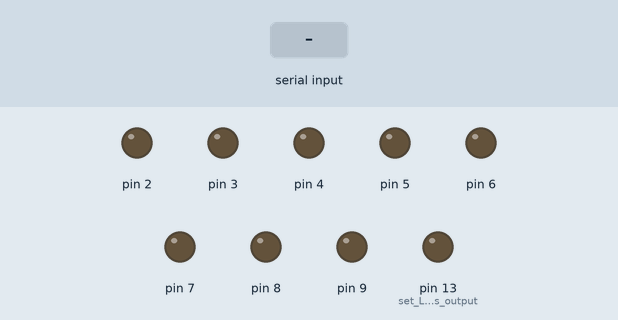
Simulated run of this sketch. Board: Arduino Uno, built with avr-gcc and run on an emulated ATmega328P. Parts: output pins drawn as LEDs (lit = HIGH). The inputs (shaded band) are chosen by the test bench.

Above: at 1.2 s.
1.3 s: byte 30 received over Serial
At 1.9 s:
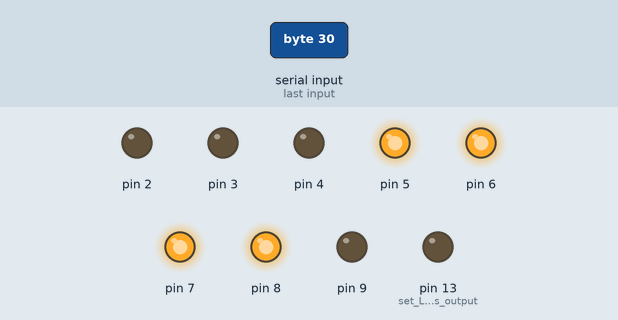
2.8 s: byte 90 received over Serial
At 4.0 s:
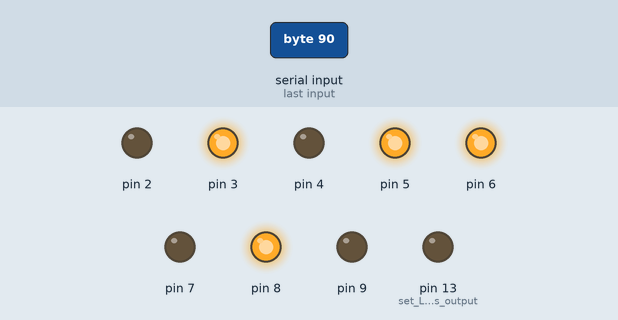
4.3 s: byte 120 received over Serial
At 5.4 s:
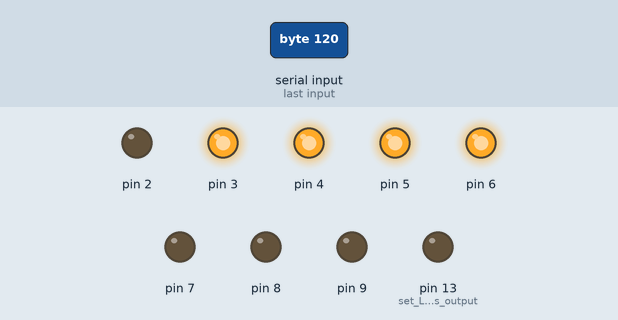
Timing chart, 0 to 7.3 s (numbered marks = the images above; inputs shaded):
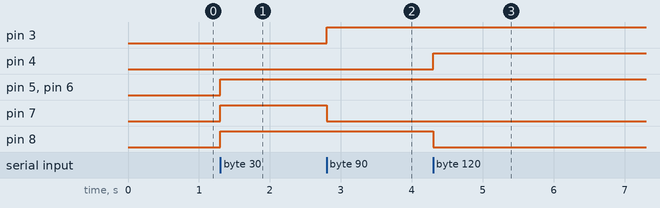

The sketch:

arduino_serial_full_receiver.ino
```cpp
// this code is designed to splice the incoming byte and use the individual
// bits to control different signals

byte receivedData;

byte proximity;
byte sound;
byte state;

int proximity_num, sound_num, state_num;

int j, v;

void setup() {
  pinMode(LED_BUILTIN, OUTPUT);      // set LED pin as output

  for (j = 2; j < 10; j++) {
    pinMode(j, OUTPUT);
  }

  for (v = 2; v < 10; v++) {
    digitalWrite(v, LOW);
  }

  digitalWrite(LED_BUILTIN, LOW);    // switch off LED pin

  Serial.begin(9600);            // initialize UART with baud rate of 9600
}

void loop() {
  while (Serial.available()) {
    receivedData = Serial.read();   // read one byte from serial buffer and save to receivedData

    for (v = 2; v < 10; v++) {    // writes GPIO pins in response to the serial input
                                  // reads bits of incoming byte and set corresponding
                                  // pins to high
      digitalWrite( v, bitRead(receivedData, 7 - (v - 2) ) );

    }

    for (int i = 0; i  < 2; i++) {
      bitWrite(proximity, i , bitRead(receivedData, i));
    }

    for (int i = 2; i < 6; i++) {
      bitWrite(sound, i - 2, bitRead(receivedData, i));
    }

    for (int i = 6; i < 8; i++) {
      bitWrite(state, i - 6, bitRead(receivedData, i));
    }

    proximity_num = int(proximity);
    sound_num = int(sound);
    state_num = int(state);

  }

}
```

Measured:
- after the input at 1.3 s, pin 5–8: LOW → HIGH at once
- after the input at 2.8 s, pin 3: LOW → HIGH at once; pin 7: HIGH → LOW at once
- after the input at 4.3 s, pin 4: LOW → HIGH at once; pin 8: HIGH → LOW at once
